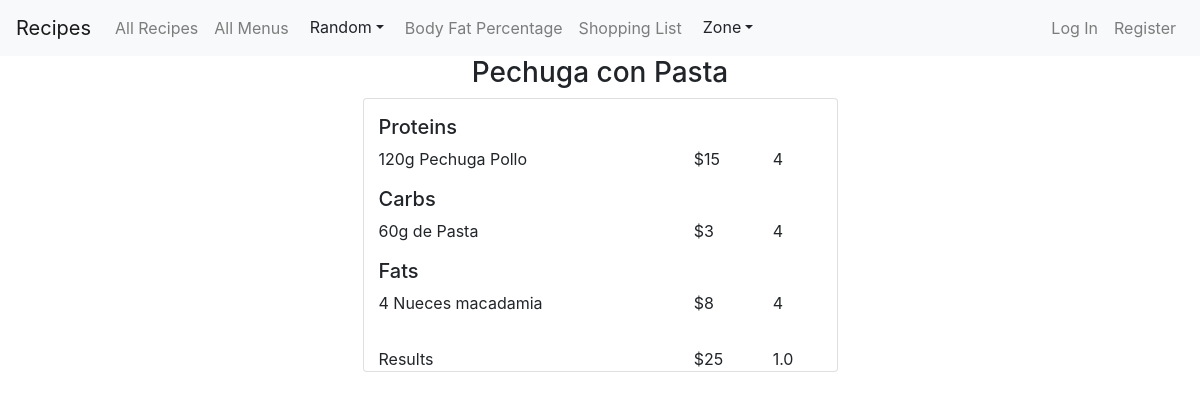
Screenshot of /zone_menu/13 with the database file from the repository.
### app/models.py (models this page shows, shortened)
class ZoneMenu(models.Model):
    name = models.CharField(max_length=30)
    price = models.IntegerField(default=0)
    ratio = models.FloatField(default=0)
    tags = models.CharField(max_length=50, default="meal")

class Item(models.Model):
    menu = models.ForeignKey(ZoneMenu, on_delete=models.CASCADE)
    product = models.ForeignKey(ZoneProduct, on_delete=models.CASCADE )

class ZoneProduct(models.Model):
    name = models.CharField(max_length=30)
    price = models.IntegerField()
    category = models.CharField(max_length=20)
    blocks = models.IntegerField()

### app/views.py (the view)
# urls.py: path("zone_menu/<int:menu_id>", views.zone_menu, name="zone_menu"),
def zone_menu(request, menu_id):
    menu = ZoneMenu.objects.get(pk=int(menu_id))
    return render(request, 'app/zone_menu.html',{
        'menu': menu
    })

### app/templates/app/zone_menu.html (shortened to what this page needs)
{% extends 'app/layout.html' %}
{% block body %}
  <div class="container">
    <h3 class="text-center">{{menu.name}}</h3>
    <div class="row">
      <div class="card col-lg-5 col-sm-12 mx-auto">
        <h5 class="mt-3">Proteins</h5>
          {% for item in menu.item_set.all %}
            {% if item.product.category == 'Protein'%}
              <div class="row">
                <div class="col-8">
                  {{item.product.name}}
                </div>
                <div class="col-2">
                  ${{item.product.price}}
                </div>
                <div class="col-2">
                  {{item.product.blocks}}
                </div>
              </div>
            {% endif %}
          {% endfor %}
        <h5 class="mt-3">Carbs</h5>
          {% for item in menu.item_set.all %}
            {% if item.product.category == 'Carbs'%}
            <div class="row">
              <div class="col-8">
                {{item.product.name}}
              </div>
              <div class="col-2">
                ${{item.product.price}}
              </div>
              <div class="col-2">
                {{item.product.blocks}}
              </div>
            </div>
            {% endif %}
          {% endfor %}
        <h5 class="mt-3">Fats</h5>
          {% for item in menu.item_set.all %}
            {% if item.product.category == 'Fat'%}
            <div class="row">
              <div class="col-8">
                {{item.product.name}}
              </div>
              <div class="col-2">
                ${{item.product.price}}
              </div>
              <div class="col-2">
                {{item.product.blocks}}
              </div>
            </div>
            {% endif %}
          {% endfor %}
          <div class="row">
            <div class="col-8">
              Results
            </div>
            <div class="col-2">
              ${{menu.price}}
            </div>
            <div class="col-2">
              {{menu.ratio}}
            </div>
          </div>
      {% endblock %}

### rows the page displays
ZoneMenu: name "Pechuga con Pasta", price "25", ratio "1.0"
Item: product.name "120g Pechuga Pollo", product.price "15", product.blocks "4"
Item: product.name "60g de Pasta", product.price "3", product.blocks "4"
Item: product.name "4 Nueces macadamia", product.price "8", product.blocks "4"
